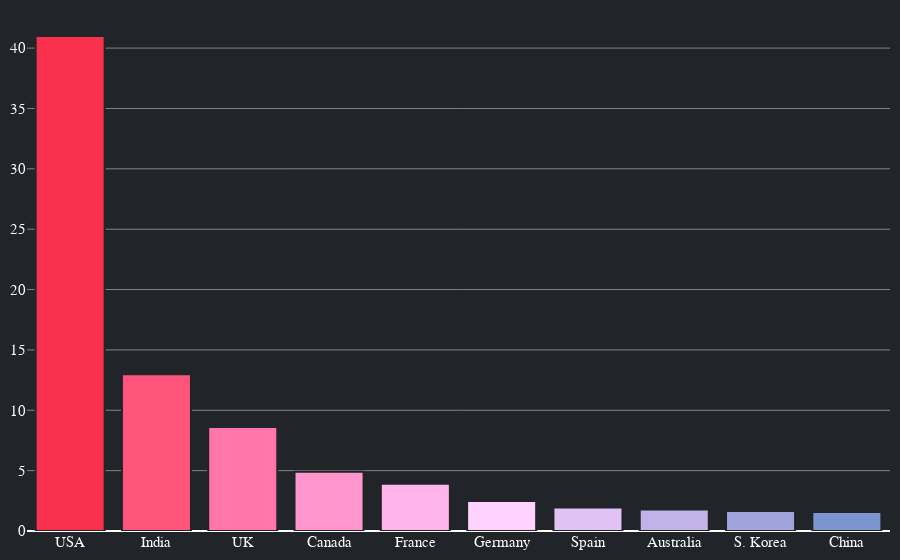

Notebook cell for this chart:
### Code cell
fig = go.Figure(data=[go.Bar(x=df.index, y=df['count'].to_list())])
fig.update_traces(marker_color=colors[::-1][1:], marker_line_color='#212529',
                  marker_line_width=2)

fig.update_traces(marker=dict(line=dict(color='#212529', width=2)), hoverlabel=dict(font_size=14,font_family="Arial, san serif",font_color="white"))
fig.update_traces(hovertemplate=('<br>%{x} presence is: %{value}%<br><extra></extra>'))
fig.update_layout(paper_bgcolor="#212529", plot_bgcolor ='rgba(0, 0, 0, 0)', hoverlabel_bordercolor='#212529',margin=margin, yaxis_gridcolor ='rgba(225, 225, 225, .5)', font_color="white", font_family="Arial, san serif", font_size=15)

fig.update_yaxes(color="white")
fig.update_xaxes(color="white")
fig.write_html('visualization/two.html')
fig.show()

### Figure 1 — Plotly figure (JSON) as saved in the notebook; plotly's stock layout.template omitted (floating-point values rounded to 4 significant figures)
{"data": [{"hoverlabel": {"font": {"color": "white", "family": "Arial, san serif", "size": 14}}, "hovertemplate": "<br>%{x} presence is: %{value}%<br><extra></extra>", "marker": {"color": ["#f9314c", "#ff547c", "#ff76a7", "#ff96cc", "#ffb5ea", "#ffd2ff", "#e2c1f5", "#c2b2ea", "#a0a3de", "#7b95d0", "#5287c1", "#0f79af"], "line": {"color": "#212529", "width": 2}}, "type": "bar", "x": ["USA", "India", "UK", "Canada", "France", "Germany", "Spain", "Australia", "S. Korea", "China"], "y": [41, 12.98, 8.61, 4.9, 3.91, 2.49, 1.95, 1.79, 1.66, 1.57]}], "layout": {"font": {"color": "white", "family": "Arial, san serif", "size": 15}, "hoverlabel": {"bordercolor": "#212529"}, "margin": {"b": 10, "l": 10, "r": 10, "t": 10}, "paper_bgcolor": "#212529", "plot_bgcolor": "rgba(0, 0, 0, 0)", "xaxis": {"color": "white"}, "yaxis": {"color": "white", "gridcolor": "rgba(225, 225, 225, .5)"}}}
